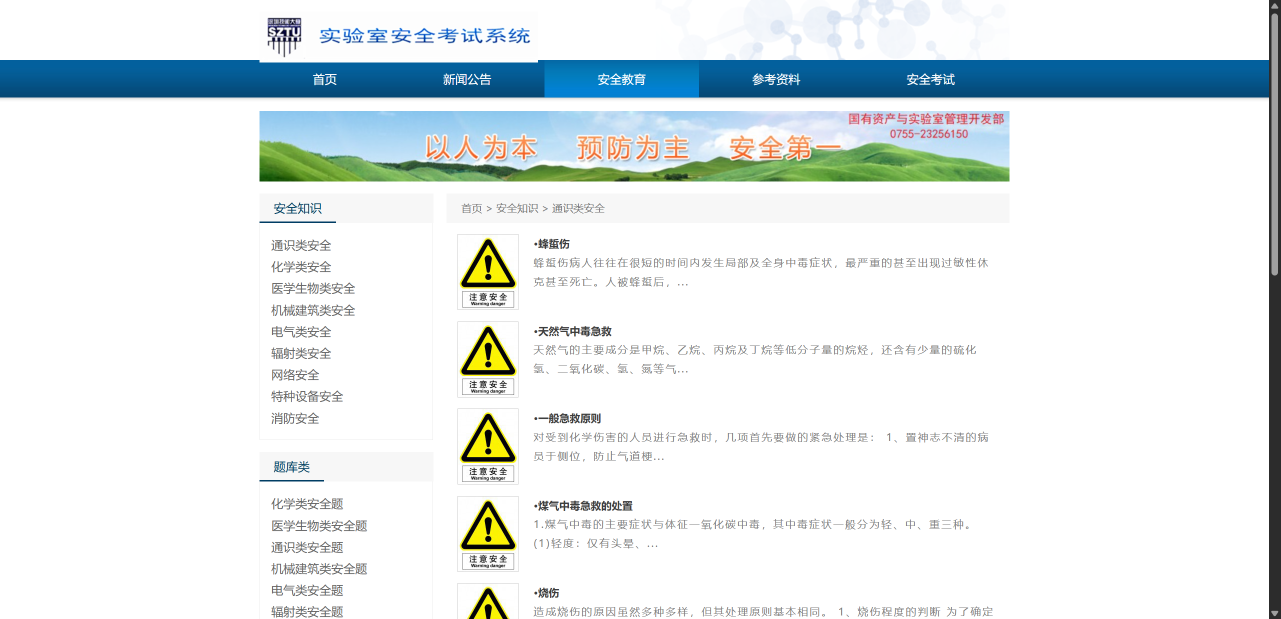
#> input picture homepage.png, 2561 x 1238 px (shown at 1/2 size); its folder holds only this picture in this run
$ python '批量光影增强.py' --input homepage.png
#> lines starting #> are read from the running program, lines starting #| are printed output that depends on the picture
#!/usr/bin/env python3
# -*- coding: utf-8 -*-
"""批量光影增强 — 独立 Python 版（无需 Photoshop）

光影调整参数语义与 Photoshop Camera Raw 滤镜对齐：
曝光 / 对比度 / 高光 / 阴影 / 白色 / 黑色 / 清晰度 / 去雾 / 自然饱和度 / 暗角

用法示例：
  交互模式     python 批量光影增强.py
  智能自动     python 批量光影增强.py -i 照片夹 -o 输出夹 --strength 70
  指定预设     python 批量光影增强.py -i 照片夹 -o 输出夹 --preset 风光摄影
  完全手动     python 批量光影增强.py -i 照片夹 -o 输出夹 --exposure 0.3 --contrast 25 --shadows 45

智能自动模式逐张分析直方图（平均亮度、反差、高光/阴影裁剪比例），
为每张照片单独计算增强参数，--strength（0-100，默认 70）控制总体力度。
依赖：pip install pillow numpy
"""
import argparse
import datetime
import math
import os
import sys

import numpy as np
from PIL import Image, ImageFilter

try:
    sys.stdout.reconfigure(encoding="utf-8", errors="replace")
    sys.stderr.reconfigure(encoding="utf-8", errors="replace")
except Exception:
    pass

EXT_LIST = [".jpg", ".jpeg", ".png", ".tif", ".tiff", ".bmp", ".webp"]
OUT_EXT = {"jpg": ".jpg", "png": ".png", "tif": ".tif"}

# 预设数值范围与 Camera Raw 滤镜一致，与 PS 脚本版完全相同
PRESET_LIST = ["风光摄影", "人像柔和", "街拍夜景", "静物美食", "通透明亮"]
PRESETS = {
    "风光摄影": {"exposure": 0,    "contrast": 25, "highlights": -35, "shadows": 45, "whites": 10, "blacks": -10, "clarity": 30, "dehaze": 12, "vibrance": 25, "vignette": 0},
    "人像柔和": {"exposure": 0.15, "contrast": 10, "highlights": -25, "shadows": 35, "whites": 0,  "blacks": -5,  "clarity": 8,  "dehaze": 0,  "vibrance": 12, "vignette": 0},
    "街拍夜景": {"exposure": 0.3,  "contrast": 30, "highlights": -45, "shadows": 55, "whites": 5,  "blacks": -15, "clarity": 25, "dehaze": 8,  "vibrance": 18, "vignette": -8},
    "静物美食": {"exposure": 0.2,  "contrast": 18, "highlights": -20, "shadows": 25, "whites": 15, "blacks": -8,  "clarity": 15, "dehaze": 5,  "vibrance": 15, "vignette": 0},
    "通透明亮": {"exposure": 0.35, "contrast": 8,  "highlights": -30, "shadows": 50, "whites": 20, "blacks": -5,  "clarity": 5,  "dehaze": 0,  "vibrance": 10, "vignette": 0},
}

TONE_KEYS = ["exposure", "contrast", "highlights", "shadows", "whites", "blacks", "clarity", "dehaze", "vibrance", "vignette"]


def clamp(v, lo, hi):
    return max(lo, min(hi, v))


def smoothstep(e0, e1, x):
    t = np.clip((x - e0) / (e1 - e0), 0.0, 1.0)
    return t * t * (3.0 - 2.0 * t)


def luminance(img):
    return img[..., 0] * 0.2126 + img[..., 1] * 0.7152 + img[..., 2] * 0.0722


def srgb_to_linear(x):
    x = np.clip(x, 0.0, 1.0)
    return np.where(x <= 0.04045, x / 12.92, ((x + 0.055) / 1.055) ** 2.4)


def linear_to_srgb(x):
    x = np.clip(x, 0.0, 1.0)
    return np.where(x <= 0.0031308, x * 12.92, 1.055 * np.power(x, 1.0 / 2.4) - 0.055)


# ----------------------------- 光影增强核心 -----------------------------

def enhance(img, p):
    """img: float32 HxWx3，取值 0..1；p: ACR 语义参数字典；返回增强后的 float32。"""
    out = img

    # 1) 去雾：暗通道估计"薄雾"，减雾并按透射率补偿
    dz = p.get("dehaze", 0)
    if dz:
        k = dz / 100.0 * 0.6
        h, w = out.shape[:2]
        small = Image.fromarray((np.clip(out, 0, 1) * 255.0).astype(np.uint8)).resize(
            (max(1, w // 4), max(1, h // 4)), Image.BILINEAR)
        d = np.asarray(small, dtype=np.uint8).min(axis=2)
        d = Image.fromarray(d).filter(ImageFilter.MinFilter(9)).filter(ImageFilter.GaussianBlur(4))
        d = np.asarray(d.resize((w, h), Image.BILINEAR), dtype=np.float32) / 255.0
        veil = (k * d)[..., None]
        out = (out - veil) / (1.0 - veil + 1e-4)
        out = np.clip(out, 0.0, 1.0)

    # 2) 曝光：线性光域乘 2^挡位（与 ACR 的曝光语义一致）
    if p.get("exposure", 0):
        out = linear_to_srgb(srgb_to_linear(out) * (2.0 ** p["exposure"]))

    # 3) 高光/阴影/白色/黑色：按亮度掩模分区调整
    lum = luminance(np.clip(out, 0.0, 1.0))[..., None]
    sh = p.get("shadows", 0) / 100.0
    if sh:
        out = out + sh * (0.45 if sh > 0 else 0.6) * ((1.0 - lum) ** 2)
    hi = p.get("highlights", 0) / 100.0
    if hi:
        out = out + hi * (0.45 if hi > 0 else 0.6) * (lum ** 2)
    wh = p.get("whites", 0) / 100.0
    if wh:
        out = out + wh * 0.5 * smoothstep(0.6, 1.0, lum)
    bl = p.get("blacks", 0) / 100.0
    if bl:
        out = out + bl * 0.5 * (1.0 - smoothstep(0.0, 0.4, lum))
    out = np.clip(out, 0.0, 1.0)

    # 4) 对比度：以中灰为轴的 S 曲线
    c = p.get("contrast", 0) / 100.0
    if c:
        s = out * out * (3.0 - 2.0 * out)
        out = np.clip(out + c * 0.75 * (s - out), 0.0, 1.0)

    # 5) 清晰度：中间调加权的局部反差（大半径反遮罩）
    cl = p.get("clarity", 0) / 100.0
    if cl:
        h, w = out.shape[:2]
        r = max(3.0, min(h, w) / 40.0)
        base = Image.fromarray((out * 255.0).astype(np.uint8)).filter(ImageFilter.GaussianBlur(r))
        base = np.asarray(base, dtype=np.float32) / 255.0
        l = luminance(out)
        mask = (1.0 - np.abs(2.0 * l - 1.0))[..., None]
        out = np.clip(out + cl * 0.9 * (out - base) * mask, 0.0, 1.0)

    # 6) 自然饱和度：饱和度越低的像素增福越大，保护已饱和颜色
    vb = p.get("vibrance", 0) / 100.0
    if vb:
        mx = out.max(axis=2, keepdims=True)
        mn = out.min(axis=2, keepdims=True)
        sat = (mx - mn) / np.maximum(mx, 1e-4)
        boost = 1.0 + vb * 0.9 * (1.0 - sat)
        gray = luminance(out)[..., None]
        out = np.clip(gray + (out - gray) * boost, 0.0, 1.0)

    # 7) 暗角（负值压暗四角）
    v = p.get("vignette", 0) / 100.0
    if v:
        h, w = out.shape[:2]
        yy, xx = np.mgrid[0:h, 0:w].astype(np.float32)
        cx, cy = (w - 1) / 2.0, (h - 1) / 2.0
        rn = np.sqrt(((xx - cx) / max(cx, 1e-4)) ** 2 + ((yy - cy) / max(cy, 1e-4)) ** 2) / math.sqrt(2.0)
        out = out * (1.0 + v * 1.6 * rn ** 2.2)[..., None]

    return np.clip(out, 0.0, 1.0)


# --------------------------- 智能自动：直方图分析 ---------------------------

def analyze(l8, strength):
    """l8: uint8 灰度图；按与 PS 脚本一致的规则计算增强参数。"""
    hist = np.bincount(l8.ravel(), minlength=256).astype(np.float64)
    total = hist.sum()
    if total <= 0:
        return None
    idx = np.arange(256, dtype=np.float64)
    mean = float((hist * idx).sum() / total / 255.0)
    cdf = np.cumsum(hist) / total
    p1 = int(np.searchsorted(cdf, 0.01))
    p99 = int(np.searchsorted(cdf, 0.99))
    std = math.sqrt(float((hist * (idx / 255.0 - mean) ** 2).sum() / total))
    clip_lo = float(hist[:4].sum() / total)
    clip_hi = float(hist[252:].sum() / total)

    p = {
        "exposure": clamp((0.47 - mean) * 1.8, -0.8, 0.9),
        "contrast": clamp((0.20 - std) * 220, -10, 40),
        "highlights": clamp(-8 - clip_hi * 2500 - max(0.0, p99 / 255.0 - 0.93) * 200, -70, 0),
        "shadows": clamp(10 + clip_lo * 2500 + max(0.0, 0.05 - p1 / 255.0) * 150, 0, 65),
        "whites": clamp((0.9 - p99 / 255.0) * 60, 0, 20),
        "blacks": -clamp(4 + max(0.0, p1 / 255.0 - 0.03) * 120, 0, 15),
        "clarity": 18, "dehaze": 8, "vibrance": 14, "vignette": 0,
    }

    k = clamp(strength, 0, 100) / 100.0
    for key in p:
        v = p[key] * k
        p[key] = round(v, 2) if key == "exposure" else int(round(v))
    return p


# [14 lines left out: functions scaled_preset, flatten_alpha, not called in this run]


def save_image(out_img, out_path, quality, exif=None, icc=None):
    ext = os.path.splitext(out_path)[1].lower()
    kwargs = {}
    if ext in (".jpg", ".jpeg"):
        kwargs = dict(quality=clamp(int(quality), 1, 95),
                      subsampling=0 if quality >= 90 else 2, optimize=True)
        if exif:
            kwargs["exif"] = exif
        if icc:
            kwargs["icc_profile"] = icc
    elif ext == ".tif":
        kwargs = dict(compression="tiff_lzw")
        if icc:
            kwargs["icc_profile"] = icc
    elif icc:
        kwargs["icc_profile"] = icc
    out_img.save(out_path, **kwargs)


def describe_params(p):
    def s(v, d=0):
        return ("+" if v >= 0 else "") + f"{v:.{d}f}"
    return (f"曝光{s(p['exposure'], 2)} 对比{s(p['contrast'])} 高光{s(p['highlights'])} "
            f"阴影{s(p['shadows'])} 白{s(p['whites'])} 黑{s(p['blacks'])} "
            f"清晰{s(p['clarity'])} 去雾{s(p['dehaze'])} 鲜{s(p['vibrance'])}")


def process_file(in_path, out_path, cfg):
    img = Image.open(in_path)
    icc = img.info.get("icc_profile")
    exif = img.info.get("exif")
    has_alpha = img.mode in ("RGBA", "LA", "PA") or (img.mode == "P" and "transparency" in img.info)
    img = flatten_alpha(img) if has_alpha else img.convert("RGB")

    if cfg["auto"]:
        l8 = np.asarray(img.convert("L"), dtype=np.uint8)
        params = analyze(l8, cfg["strength"])
        if params is None:
            params = scaled_preset(PRESETS["通透明亮"], cfg["strength"] / 100.0)
            note = "（直方图分析失败，用通用参数）"
        else:
            note = ""
    else:
        params = dict(cfg["params"])
        note = ""

    arr = np.asarray(img, dtype=np.float32) / 255.0
    out_img = Image.fromarray((enhance(arr, params) * 255.0 + 0.5).astype(np.uint8), "RGB")
    save_image(out_img, out_path, cfg["quality"], exif=exif, icc=icc)
    return params, note


# [14 lines left out: function collect_files, not called in this run]


# ------------------------------ 主流程 ------------------------------

def run(cfg):
    in_path = cfg["input"]
    out_dir = cfg["output"]
    os.makedirs(out_dir, exist_ok=True)
    files = [in_path] if os.path.isfile(in_path) else collect_files(in_path, cfg["subfolders"], cfg["suffix"])
    if not files:
        print("未找到可处理的图片（支持 JPG/PNG/TIFF/BMP/WebP）。")
        return 1

    log_lines = [
        "批量光影增强（Python 版）",
        "时间：" + datetime.datetime.now().strftime("%Y-%m-%d %H:%M:%S"),
        "模式：" + ("智能自动（强度 %g%%）" % cfg["strength"] if cfg["auto"] else "手动参数"),
        "共 %d 个文件" % len(files),
        "-" * 60,
    ]
    ok = fail = 0
    t0 = datetime.datetime.now()
    for i, f in enumerate(files, 1):
        rel = os.path.relpath(f, in_path) if os.path.isdir(in_path) else os.path.basename(f)
        base = os.path.splitext(os.path.basename(f))[0] + cfg["suffix"] + OUT_EXT[cfg["format"]]
        out_path = os.path.join(out_dir, base)
        print(f"[{i}/{len(files)}] {os.path.basename(f)} … ", end="", flush=True)
        try:
            params, note = process_file(f, out_path, cfg)
            ok += 1
            print(f"完成 {describe_params(params)} {note}")
            log_lines.append(f"完成 | {f} | {describe_params(params)} {note}")
        except Exception as e:
            fail += 1
            print(f"失败：{e}")
            log_lines.append(f"失败 | {f} | {e}")

    log_path = os.path.join(out_dir, "光影增强_处理日志.txt")
    with open(log_path, "w", encoding="utf-8") as fp:
        fp.write("\n".join(log_lines))

    secs = (datetime.datetime.now() - t0).total_seconds()
    print("-" * 60)
    print(f"完成：成功 {ok} 张，失败 {fail} 张，用时 {secs:.1f} 秒")
    print(f"输出文件夹：{os.path.abspath(out_dir)}")
    print(f"处理日志：{log_path}")
    return 0 if fail == 0 else 2


# [31 lines left out: function interactive, not called in this run]


def build_arg_parser():
    ap = argparse.ArgumentParser(description="批量光影增强（无需 Photoshop，参数语义对齐 Camera Raw 滤镜）")
    ap.add_argument("-i", "--input", help="输入文件夹或单个图片文件")
    ap.add_argument("-o", "--output", help="输出文件夹（默认：输入目录/光影增强结果）")
    ap.add_argument("--preset", default=None, help="处理预设：" + " / ".join(PRESET_LIST) + "（默认 auto 智能自动）")
    ap.add_argument("--strength", type=float, default=70, help="智能自动增强强度 0-100（默认 70）")
    ap.add_argument("--format", default="jpg", choices=["jpg", "png", "tif"], help="输出格式（默认 jpg）")
    ap.add_argument("--quality", type=int, default=92, help="JPEG 质量 1-95（默认 92）")
    ap.add_argument("--suffix", default="_增强", help="输出文件名后缀（默认 _增强）")
    ap.add_argument("--subfolders", action="store_true", help="包含子文件夹")
    for key, help_text in [
        ("exposure", "曝光（挡，-2~2）"), ("contrast", "对比度（-50~80）"),
        ("highlights", "高光（-80~80）"), ("shadows", "阴影（-80~80）"),
        ("whites", "白色（-50~50）"), ("blacks", "黑色（-50~50）"),
        ("clarity", "清晰度（0~60）"), ("dehaze", "去雾（0~50）"),
        ("vibrance", "自然饱和度（0~60）"), ("vignette", "暗角（-40~0）"),
    ]:
        ap.add_argument("--" + key, type=float, default=None, help=help_text + "（指定后进入手动模式）")
    return ap


def main(argv=None):
    ap = build_arg_parser()
    args = ap.parse_args(argv)

    overrides = {k: getattr(args, k) for k in TONE_KEYS if getattr(args, k, None) is not None}
    if args.input is None:
        if argv is None:
            return run(interactive())
        ap.print_help()
        return 1

    inp = args.input.strip().strip('"')
    if not os.path.exists(inp):
        print(f"输入路径不存在：{inp}")
        return 1

    if overrides:
        params = {k: 0 for k in TONE_KEYS}
        params.update(overrides)
        auto, preset = False, "manual"
    elif args.preset and args.preset != "auto":
        if args.preset not in PRESETS:
            print(f"未知预设：{args.preset}（可选：auto / {' / '.join(PRESET_LIST)}）")
            return 1
        auto, preset = False, args.preset
        params = dict(PRESETS[args.preset])
    else:
        auto, preset = True, "auto"
        params = {}

    out_dir = args.output.strip().strip('"') if args.output else (
        os.path.join(inp, "光影增强结果") if os.path.isdir(inp)
        else os.path.join(os.path.dirname(os.path.abspath(inp)), "光影增强结果"))

    cfg = {
        "input": inp, "output": out_dir, "auto": auto, "preset": preset,
        "strength": clamp(args.strength, 0, 100), "params": params,
        "format": args.format, "quality": args.quality,
        "suffix": args.suffix, "subfolders": args.subfolders,
    }
    return run(cfg)
#> in process_file, img is the input picture: PIL image 2561x1238 RGB; mean R, G, B 228.1, 235.1, 236.3
#> in process_file, `has_alpha = img.mode in ("RGBA", "LA", "PA") or (img.mode == "P" and "..`: has_alpha = False
#> in process_file, `l8 = np.asarray(img.convert("L"), dtype=np.uint8)`:
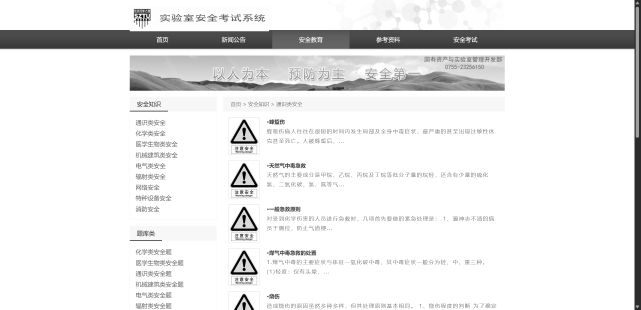
#> l8: shape (1238, 2561) (shown at 1/4 size); min 0, max 255, mean 233.1
#> in analyze, `hist = np.bincount(l8.ravel(), minlength=256).astype(np.float64)`: hist = 256 values, max 2354594 at index 255, min 26 at index 36, mean 12384.8
#> in analyze, `total = hist.sum()`: total = 3170518
#> in analyze, `mean = float((hist * idx).sum() / total / 255.0)`: mean = 0.914
#> in analyze, `cdf = np.cumsum(hist) / total`: cdf = 256 values from 0.000183 to 1
#> in analyze, `p1 = int(np.searchsorted(cdf, 0.01))`: p1 = 44
#> in analyze, `p99 = int(np.searchsorted(cdf, 0.99))`: p99 = 255
#> in analyze, `std = math.sqrt(float((hist * (idx / 255.0 - mean) ** 2).sum() / total))`: std = 0.213
#> in analyze, `clip_lo = float(hist[:4].sum() / total)`: clip_lo = 0.00231
#> in analyze, `clip_hi = float(hist[252:].sum() / total)`: clip_hi = 0.773
#> the loop in analyze, `for key in p:` made 10 passes
#> (key, v) on passes 1 to 8: ('exposure', -0.56), ('contrast', -1.98), ('highlights', -49), ('shadows', 11.05), ('whites', 0), ('blacks', -10.5), ('clarity', 12.6), ('dehaze', 5.6)
#> after the loop in analyze, `for key in p:`: p = 10 items
#> in enhance, `dz = p.get("dehaze", 0)`: dz = 6
#> in enhance, `k = dz / 100.0 * 0.6`: k = 0.036
#> in luminance, `return img[..., 0] * 0.2126 + img[..., 1] * 0.7152 + img[..., 2] * 0.0..`:
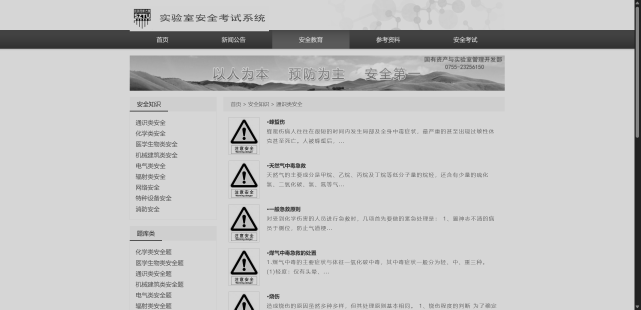
#> returned value: shape (1238, 2561) float32 (shown at 1/4 size); min 0, max 0.842, mean 0.771
#> in enhance, `sh = p.get("shadows", 0) / 100.0`: sh = 0.11
#> in enhance, `hi = p.get("highlights", 0) / 100.0`: hi = -0.49
#> in enhance, `wh = p.get("whites", 0) / 100.0`: wh = 0
#> in enhance, `bl = p.get("blacks", 0) / 100.0`: bl = -0.1
#> in enhance, `c = p.get("contrast", 0) / 100.0`: c = -0.02
#> in enhance, `s = out * out * (3.0 - 2.0 * out)`:
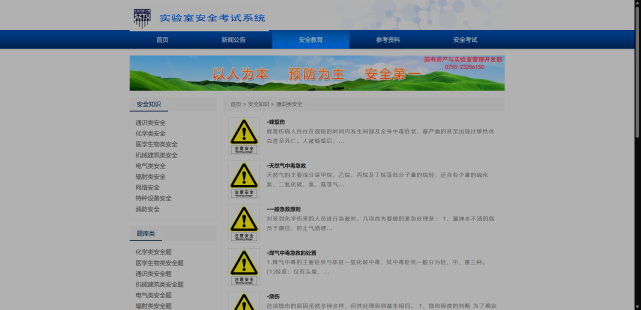
#> s: shape (1238, 2561, 3) float32 (shown at 1/4 size); mean R, G, B 0.637, 0.66, 0.669
#> in enhance, `cl = p.get("clarity", 0) / 100.0`: cl = 0.13
#> in enhance, `mask = (1.0 - np.abs(2.0 * l - 1.0))[..., None]`:
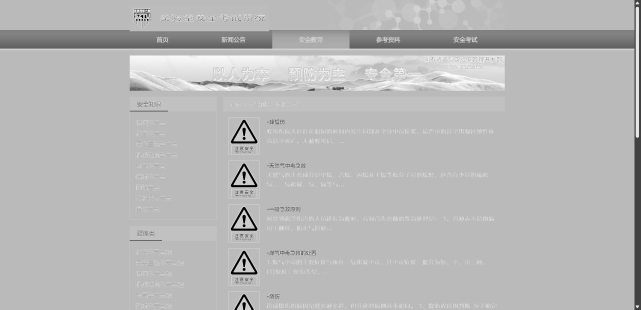
#> mask: shape (1238, 2561, 1) float32 (shown at 1/4 size); min 0, max 1, mean 0.723
#> in enhance, `vb = p.get("vibrance", 0) / 100.0`: vb = 0.1
#> in enhance, `boost = 1.0 + vb * 0.9 * (1.0 - sat)`:
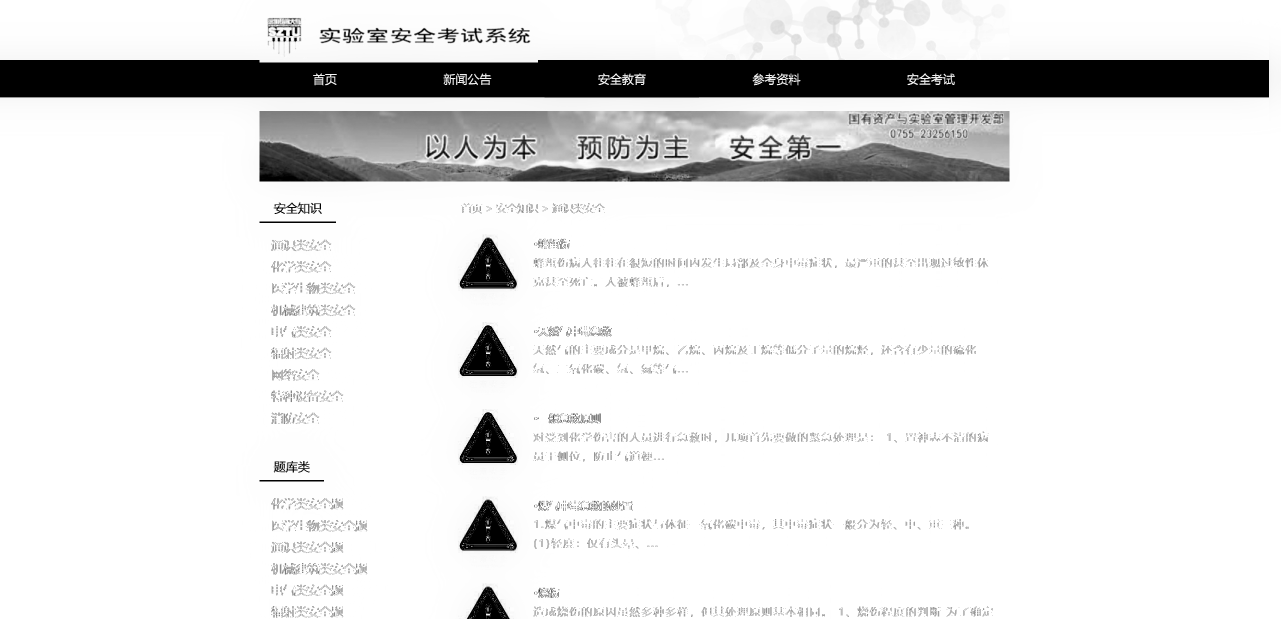
#> boost: shape (1238, 2561, 1) float32 (shown at 1/2 size); min 1, max 1.09, mean 1.08; drawn with min black and max white
#> in enhance, `v = p.get("vignette", 0) / 100.0`: v = 0
#> in run, `params, note = process_file(f, out_path, cfg)`: params = 10 items; note = ''
#| 完成 曝光-0.56 对比-2 高光-49 阴影+11 白+0 黑-10 清晰+13 去雾+6 鲜+10


if __name__ == "__main__":
    sys.exit(main())
#> (the program exits here)
